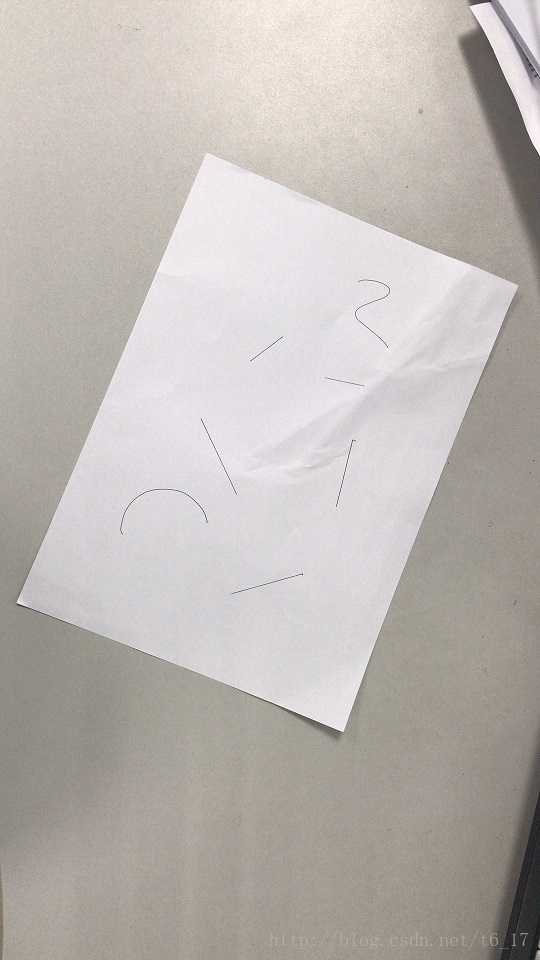
#> input picture 129-李彦松-北京/photo1.jpg, 540 x 960 px, found by its file name
$ python '透视变换.py'
#> lines starting #> are read from the running program, lines starting #| are printed output that depends on the picture
import cv2
import numpy as np


class MyImg:
    # 原图像
    img = None
    # 变换图像
    chImg = None
    dstW = 0
    dstH = 0

    # 计算矩阵
    A = None
    B = None
    T = None

    # 输入的个数
    POINT_CNT = 4
    A_ROW = 8
    A_COL = 8
    B_ROW = 8
    B_COL = 1

    def __init__(self, path):
#> called with path = 'pic/photo1.jpg'
        self.img = cv2.imread(path)
#> self.img is the input picture: shape (960, 540, 3); mean B, G, R 179.3, 183.7, 189.4
#> (printed output is left out)
#| Shape:  (960, 540, 3)
#| img: [207, 151] [183 190 199]
        self.A = np.zeros((self.A_ROW, self.A_COL))
        self.B = np.zeros((self.B_ROW, self.B_COL))

    # ------------ 私有函数 -------------
    # 根据输入的坐标，计算 A 和 B 矩阵
    def _SetAB(self, src, dst):
        assert src.shape[0] >= self.POINT_CNT and dst.shape[0] >= self.POINT_CNT
        for i in range(self.POINT_CNT):
            # 原坐标与目的坐标
            srcX, srcY = src[i, 0], src[i, 1]
            dstX, dstY = dst[i, 0], dst[i, 1]
            # 设置参数
            self.A[i * 2] = [srcX, srcY, 1, 0, 0, 0, -srcX * dstX, -srcY * dstX]
            self.A[i * 2 + 1] = [0, 0, 0, srcX, srcY, 1, -srcX * dstY, -srcY * dstY]
            self.B[i * 2] = dstX
            self.B[i * 2 + 1] = dstY
        self.A = np.mat(self.A)
        self.B = np.mat(self.B)

    # 根据 A 和 B 矩阵，计算 T
    def _SetT(self):
        self.T = np.array(self.A.I * self.B).T[0]
        self.T = np.insert(self.T, self.T.shape[0], values=1, axis=0)
        self.T = np.mat(self.T.reshape((3, 3)))

    # 设置目标图像大小
    def _SetSize(self, h, w):
        self.dstH = h
        self.dstW = w
        self.chImg = np.zeros((h, w, self.img.shape[2]))

    # 获取目标坐标
    def _GetDstPoint(self, x, y):
        inputM = np.mat([x, y, 1])[0].T
        outputM = np.array(self.T * inputM).T[0]
        xNew, yNew, zNew = outputM[0], outputM[1], outputM[2]
        return round(xNew / zNew), round(yNew / zNew)

    # 获取源坐标
    def _GetSrcPoint(self, x, y):
        inputM = np.mat([x, y, 1])[0].T
        outputM = np.array(self.T.I * inputM).T[0]
        xNew, yNew, zNew = outputM[0], outputM[1], outputM[2]
        return round(xNew / zNew), round(yNew / zNew)

    # 越界处理
    # [13 lines left out: function _ExpectHandle, not called in this run]

    # 识别越界处理
    def _IsExpectVal(self, x, y, h=0, w=0):
        if h == 0:
            h = self.dstH
        if w == 0:
            w = self.dstW

        if x < 0 or x >= w:
            return True
        if y < 0 or y >= h:
            return True

        return False

    # 验算目的坐标
    def _DstCheck(self, src, dst):
        print("src: ", src)
        dstTmp = np.zeros(src.shape)
        for i in range(src.shape[0]):
            x, y = src[i, 0], src[i, 1]
            xNew, yNew = self._GetDstPoint(x, y)
            dstTmp[i, 0], dstTmp[i, 1] = xNew, yNew
        print("Check dstTmp: ", dstTmp)
        print("Check dst: ", dst)

    # 验算源坐标
    def _SrcCheck(self, src, dst):
        print("dst: ", dst)
        srcTmp = np.zeros(src.shape)
        for i in range(dst.shape[0]):
            x, y = dst[i, 0], dst[i, 1]
            xNew, yNew = self._GetSrcPoint(x, y)
            srcTmp[i, 0], srcTmp[i, 1] = xNew, yNew
        print("Check srcTmp: ", srcTmp)
        print("Check src: ", src)

    # 输出图片
    def _ShowPic(self, img):
        print("Picture: ", img)
        print("Shape: ", img.shape)
        cv2.imshow("Picture", img.astype(np.uint8))
        cv2.waitKey(0)

    # 输出图片
    # [11 lines left out: functions _ShowPicName, _ShowMergePic, not called in this run]

    #----------------- 导出接口 -------------
    # 训练透视变换函数
    def PerTransformDetail(self, src, dst):
        src = np.float32(src)
        dst = np.float32(dst)
        self._SetAB(src, dst)
        self._SetT()
        self._DstCheck(src, dst)
        self._SrcCheck(src, dst)
        print("PerTransformDetail T: ", self.T)

    # 根据训练的 T 进行透视变换(正向计算)
    def WarpPerspectiveDetailForward(self, dstH, dstW):
#> called with dstH = 500, dstW = 500
        h, w = self.img.shape[:2]
#> h = 960; w = 540
        self._SetSize(dstH, dstW)
        self.chImg = np.zeros((dstH, dstW, self.img.shape[2]))
        # 累计计算为同一点坐标
        pointCnt = np.zeros((dstH, dstW))

        # 对原图像计算
        for y in range(h):
            for x in range(w):
                xNew, yNew = self._GetDstPoint(x, y)
                # 丢弃越界的点
                if self._IsExpectVal(xNew, yNew):
                    continue
                # 处理越界的点
                # xNew, yNew = self._ExpectHandle(xNew, yNew)
                # 移动坐标
                self.chImg[yNew, xNew] = self.chImg[yNew, xNew] + self.img[y, x]
                pointCnt[yNew, xNew] += 1
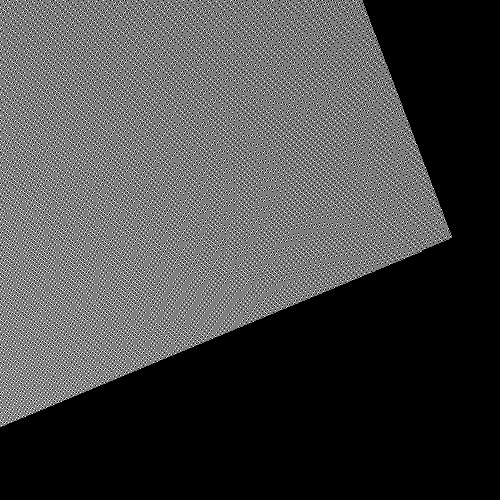
#> pointCnt: shape (500, 500) float64; min 0, max 2, mean 0.556; drawn with min black and max white
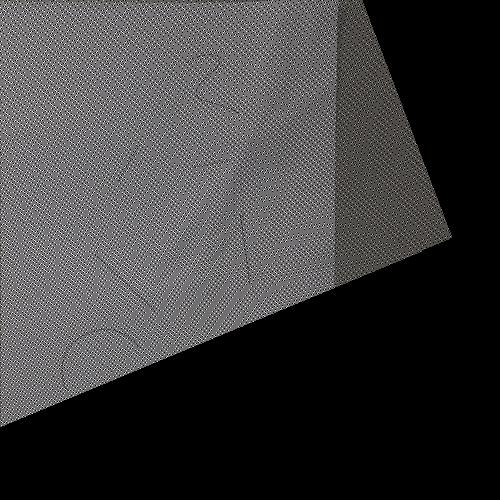
#> self.chImg: shape (500, 500, 3) float64; mean B, G, R 118.3, 117.1, 119.6; drawn with min black and max white

    # 根据训练的 T 进行透视变换（逆向计算）
    # [23 lines left out: functions WarpPerspectiveDetailReverse, PerTransform, not called in this run]

    def WarpPerspective(self, dstH, dstW):
        self.chImg = cv2.warpPerspective(self.img, self.T, (dstH, dstW))

    # 输出原图
    def ShowSrcImg(self):
        self._ShowPic(self.img)

    # 输出转换后的图像（彩色图）
    def ShowDstImg(self):
        self._ShowPic(self.chImg)

'''
以下为透视变换的应用
'''

if __name__ == "__main__":
    myImg = MyImg('pic/photo1.jpg')
    # 输出原图
    myImg.ShowSrcImg()
    print("img: [207, 151]", myImg.img[207, 151])

    # 设置源目地址
    # src = [[10.0, 457.0], [395.0, 291.0], [624.0, 291.0], [1000.0, 457.0]]
    # dst = [[46.0, 920.0], [46.0, 100.0], [600.0, 100.0], [600.0, 920.0]]

    src = [[207, 151], [517, 285], [17, 601], [343, 731]]
    dst = [[0, 0], [337, 0], [0, 488], [337, 488]]
    myImg.PerTransformDetail(src, dst)

    # 正向计算透视变换
#> (the run stopped early here; a loop or call above may not have finished)
